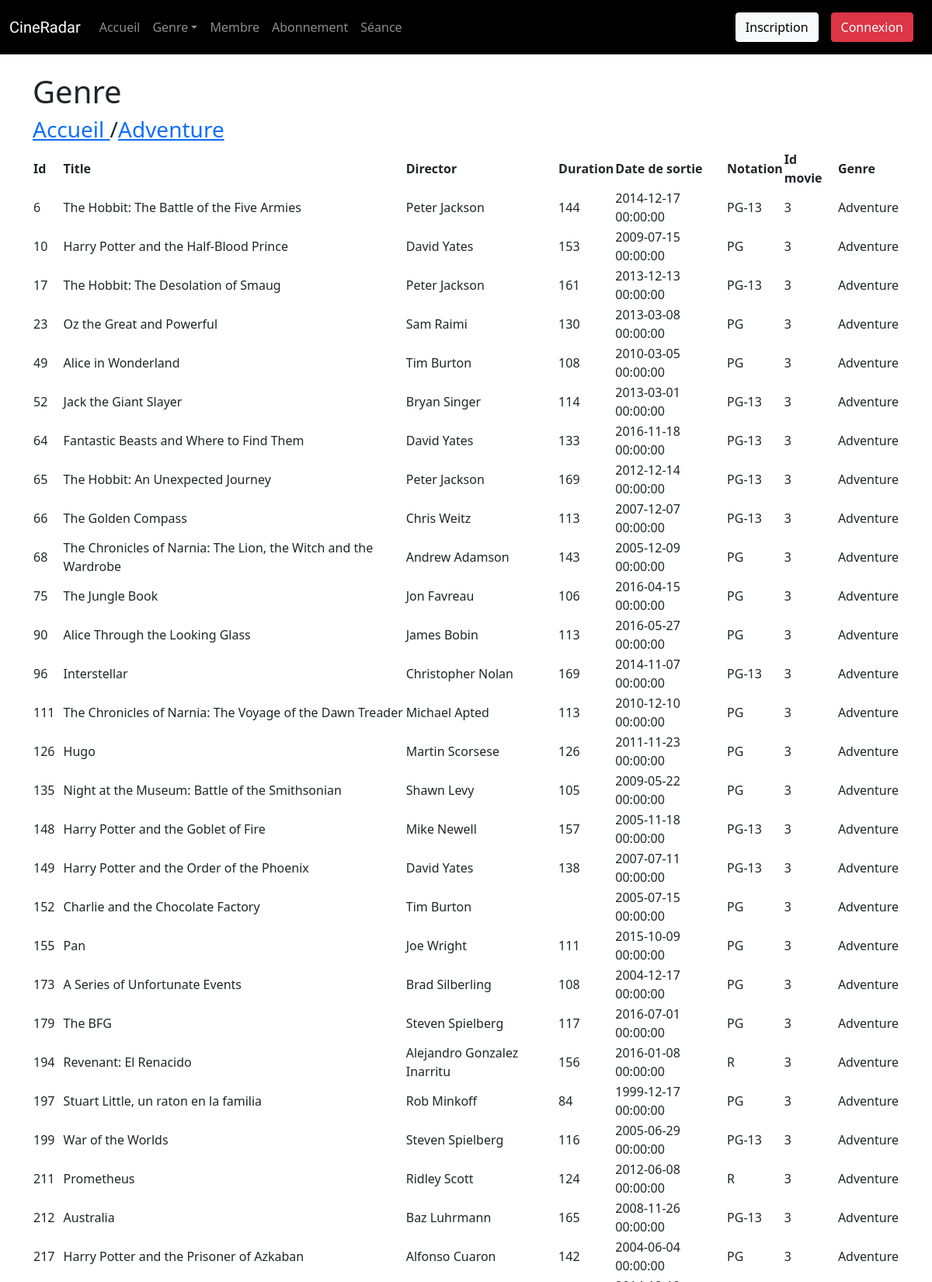
The page /public/fiche_genre.php?id=3 (upper part) on the database its author committed.
### tables this page shows
CREATE TABLE genre (
    id              INT             NOT NULL AUTO_INCREMENT,
    name            VARCHAR(255)    NOT NULL UNIQUE,
    PRIMARY KEY (id)
);

CREATE TABLE movie_genre (
    id_movie        INT             NOT NULL,
    id_genre        INT             NOT NULL,
    FOREIGN KEY (id_movie) REFERENCES movie(id),
    FOREIGN KEY (id_genre) REFERENCES genre(id)
);

CREATE TABLE movie (
    id              INT             NOT     NULL AUTO_INCREMENT,
    id_distributor  INT             NOT     NULL,
    title           VARCHAR(255)    NOT     NULL,
    director        VARCHAR(255)    NOT     NULL,
    duration        INT             DEFAULT NULL,
    release_date    DATETIME        NOT     NULL,
    rating          VARCHAR(10)     NOT     NULL,
    PRIMARY KEY (id),
    FOREIGN KEY (id_distributor) REFERENCES distributor(id)
);

### inc/init.inc.php (called while the page is built, shortened)
<?php
$content = '';
?>

### public/fiche_genre.php (the view)
<?php require_once '../inc/init.inc.php';
if( isset($_GET['id']) ){
	$r = $pdo->query("SELECT * FROM genre WHERE id = '$_GET[id]' ");
	$genre = $r->fetch( PDO::FETCH_ASSOC );
}
else{
	header('location:index1.php');
	exit;
}
$content.= '<div class="d-flex flex-row">';
$content .= "<h3><a href='index1.php'> Accueil </a> /</h3> ";
$content .= "<h3><a href='index1.php?genre=$genre[id]'> ". ucfirst( $genre['name'] ) ."</a> </h3><hr> ";
$content .='</div>';
?>
<?php require_once '../inc/header.inc.php'; ?>
	<h1>Genre</h1>
	<?php echo $content;
    $stmt = $pdo->query("SELECT * FROM movie_genre INNER JOIN genre ON  movie_genre.id_genre = genre.id JOIN movie ON movie.id = movie_genre.id_movie WHERE genre.id LIKE '$_GET[id]' ");
    echo "<table>";
    echo "<thead>";
        echo "<tr>";
            echo "<th>Id</th>";
            echo "<th>Title</th>";
            echo "<th>Director</th>";
            echo "<th>Duration</th>";
            echo "<th>Date de sortie</th>";
            echo "<th>Notation</th>";
            echo "<th>Id movie</th>";
            echo "<th>Genre</th>";
        echo "</tr>";
    echo "</thead>";
    echo "<tbody>";
    while($row = $stmt->fetch(PDO::FETCH_ASSOC)){
        echo "<tr>";
            echo "<td>".$row['id']."</td>";
            echo "<td>".$row['title']."</td>";
            echo "<td>".$row['director']."</td>";
            echo "<td>".$row['duration']."</td>";
            echo "<td>".$row['release_date']."</td>";
            echo "<td>".$row['rating']."</td>";
            echo "<td>".$row['id_genre']."</td>";
            echo "<td>".$row['name']."</td>";
        echo "</tr>";
    }
    echo "</tbody>";
    echo "</table>";
    ?>
<?php require_once '../inc/footer.inc.php'; ?>

### rows shown on the page
genre: name "Adventure"
movie_genre: id_movie "6", id_movie.title "The Hobbit: The Battle of the Five Armies", id_movie.director "Peter Jackson", id_movie.duration "144", id_movie.release_date "2014-12-17 00:00:00", id_movie.rating "PG-13", id_genre "3", id_genre.name "Adventure"
movie_genre: id_movie "10", id_movie.title "Harry Potter and the Half-Blood Prince", id_movie.director "David Yates", id_movie.duration "153", id_movie.release_date "2009-07-15 00:00:00", id_movie.rating "PG", id_genre "3", id_genre.name "Adventure"
movie_genre: id_movie "17", id_movie.title "The Hobbit: The Desolation of Smaug", id_movie.director "Peter Jackson", id_movie.duration "161", id_movie.release_date "2013-12-13 00:00:00", id_movie.rating "PG-13", id_genre "3", id_genre.name "Adventure"
movie_genre: id_movie "23", id_movie.title "Oz the Great and Powerful", id_movie.director "Sam Raimi", id_movie.duration "130", id_movie.release_date "2013-03-08 00:00:00", id_movie.rating "PG", id_genre "3", id_genre.name "Adventure"
movie_genre: id_movie "49", id_movie.title "Alice in Wonderland", id_movie.director "Tim Burton", id_movie.duration "108", id_movie.release_date "2010-03-05 00:00:00", id_movie.rating "PG", id_genre "3", id_genre.name "Adventure"
movie_genre: id_movie "52", id_movie.title "Jack the Giant Slayer", id_movie.director "Bryan Singer", id_movie.duration "114", id_movie.release_date "2013-03-01 00:00:00", id_movie.rating "PG-13", id_genre "3", id_genre.name "Adventure"
movie_genre: id_movie "64", id_movie.title "Fantastic Beasts and Where to Find Them", id_movie.director "David Yates", id_movie.duration "133", id_movie.release_date "2016-11-18 00:00:00", id_movie.rating "PG-13", id_genre "3", id_genre.name "Adventure"
movie_genre: id_movie "65", id_movie.title "The Hobbit: An Unexpected Journey", id_movie.director "Peter Jackson", id_movie.duration "169", id_movie.release_date "2012-12-14 00:00:00", id_movie.rating "PG-13", id_genre "3", id_genre.name "Adventure"
movie_genre: id_movie "66", id_movie.title "The Golden Compass", id_movie.director "Chris Weitz", id_movie.duration "113", id_movie.release_date "2007-12-07 00:00:00", id_movie.rating "PG-13", id_genre "3", id_genre.name "Adventure"
movie_genre: id_movie "68", id_movie.title "The Chronicles of Narnia: The Lion, the Witch and the Wardrobe", id_movie.director "Andrew Adamson", id_movie.duration "143", id_movie.release_date "2005-12-09 00:00:00", id_movie.rating "PG", id_genre "3", id_genre.name "Adventure"
movie_genre: id_movie "75", id_movie.title "The Jungle Book", id_movie.director "Jon Favreau", id_movie.duration "106", id_movie.release_date "2016-04-15 00:00:00", id_movie.rating "PG", id_genre "3", id_genre.name "Adventure"
movie_genre: id_movie "90", id_movie.title "Alice Through the Looking Glass", id_movie.director "James Bobin", id_movie.duration "113", id_movie.release_date "2016-05-27 00:00:00", id_movie.rating "PG", id_genre "3", id_genre.name "Adventure"
movie_genre: id_movie "96", id_movie.title "Interstellar", id_movie.director "Christopher Nolan", id_movie.duration "169", id_movie.release_date "2014-11-07 00:00:00", id_movie.rating "PG-13", id_genre "3", id_genre.name "Adventure"
movie_genre: id_movie "111", id_movie.title "The Chronicles of Narnia: The Voyage of the Dawn Treader", id_movie.director "Michael Apted", id_movie.duration "113", id_movie.release_date "2010-12-10 00:00:00", id_movie.rating "PG", id_genre "3", id_genre.name "Adventure"
movie_genre: id_movie "126", id_movie.title "Hugo", id_movie.director "Martin Scorsese", id_movie.duration "126", id_movie.release_date "2011-11-23 00:00:00", id_movie.rating "PG", id_genre "3", id_genre.name "Adventure"
movie_genre: id_movie "135", id_movie.title "Night at the Museum: Battle of the Smithsonian", id_movie.director "Shawn Levy", id_movie.duration "105", id_movie.release_date "2009-05-22 00:00:00", id_movie.rating "PG", id_genre "3", id_genre.name "Adventure"
movie_genre: id_movie "148", id_movie.title "Harry Potter and the Goblet of Fire", id_movie.director "Mike Newell", id_movie.duration "157", id_movie.release_date "2005-11-18 00:00:00", id_movie.rating "PG-13", id_genre "3", id_genre.name "Adventure"
movie_genre: id_movie "149", id_movie.title "Harry Potter and the Order of the Phoenix", id_movie.director "David Yates", id_movie.duration "138", id_movie.release_date "2007-07-11 00:00:00", id_movie.rating "PG-13", id_genre "3", id_genre.name "Adventure"
movie_genre: id_movie "152", id_movie.title "Charlie and the Chocolate Factory", id_movie.director "Tim Burton", id_movie.release_date "2005-07-15 00:00:00", id_movie.rating "PG", id_genre "3", id_genre.name "Adventure"
movie_genre: id_movie "155", id_movie.title "Pan", id_movie.director "Joe Wright", id_movie.duration "111", id_movie.release_date "2015-10-09 00:00:00", id_movie.rating "PG", id_genre "3", id_genre.name "Adventure"
movie_genre: id_movie "173", id_movie.title "A Series of Unfortunate Events", id_movie.director "Brad Silberling", id_movie.duration "108", id_movie.release_date "2004-12-17 00:00:00", id_movie.rating "PG", id_genre "3", id_genre.name "Adventure"
movie_genre: id_movie "179", id_movie.title "The BFG", id_movie.director "Steven Spielberg", id_movie.duration "117", id_movie.release_date "2016-07-01 00:00:00", id_movie.rating "PG", id_genre "3", id_genre.name "Adventure"
movie_genre: id_movie "194", id_movie.title "Revenant: El Renacido", id_movie.director "Alejandro Gonzalez Inarritu", id_movie.duration "156", id_movie.release_date "2016-01-08 00:00:00", id_movie.rating "R", id_genre "3", id_genre.name "Adventure"
movie_genre: id_movie "197", id_movie.title "Stuart Little, un raton en la familia", id_movie.director "Rob Minkoff", id_movie.duration "84", id_movie.release_date "1999-12-17 00:00:00", id_movie.rating "PG", id_genre "3", id_genre.name "Adventure"
movie_genre: id_movie "199", id_movie.title "War of the Worlds", id_movie.director "Steven Spielberg", id_movie.duration "116", id_movie.release_date "2005-06-29 00:00:00", id_movie.rating "PG-13", id_genre "3", id_genre.name "Adventure"
movie_genre: id_movie "211", id_movie.title "Prometheus", id_movie.director "Ridley Scott", id_movie.duration "124", id_movie.release_date "2012-06-08 00:00:00", id_movie.rating "R", id_genre "3", id_genre.name "Adventure"
movie_genre: id_movie "212", id_movie.title "Australia", id_movie.director "Baz Luhrmann", id_movie.duration "165", id_movie.release_date "2008-11-26 00:00:00", id_movie.rating "PG-13", id_genre "3", id_genre.name "Adventure"
movie_genre: id_movie "217", id_movie.title "Harry Potter and the Prisoner of Azkaban", id_movie.director "Alfonso Cuaron", id_movie.duration "142", id_movie.release_date "2004-06-04 00:00:00", id_movie.rating "PG", id_genre "3", id_genre.name "Adventure"
